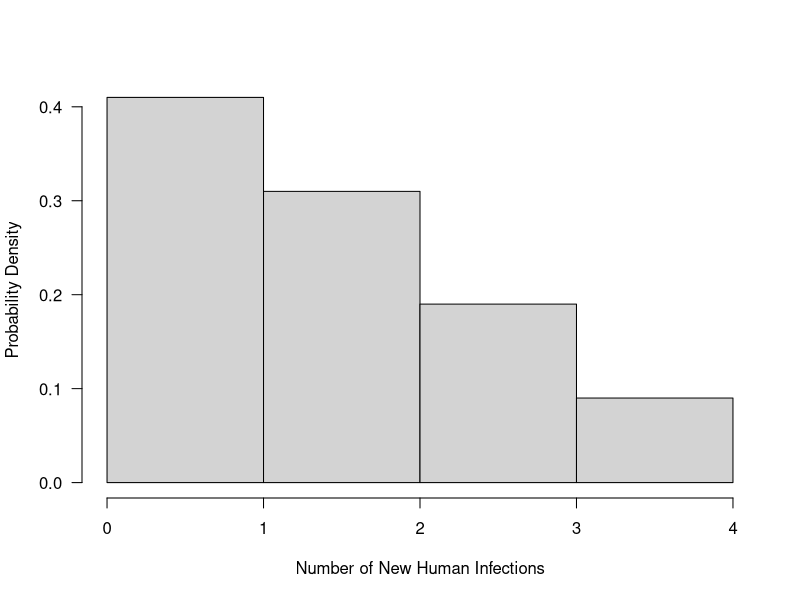

This figure's R source:
# This code makes a histogram of the number of new human infections that result
# from intrahousehold feeding of bed bugs on humans.

simlength <- 180  # number of days per simulation
reps <- 100  # number of times to repeat the simulation

# Makeup of the household:
num.hum <- 5  # number of humans within the house
num.bug <- 1000  # number of bed bugs within the house

# Initial number of infected humans and bed bug:
hum.I0 <- 1
bug.I0 <- 0

# Parameter values:
feed.interval <- 7  # Average number of days between feeding
bug.lifetime <- 200  # Average bug lifespan in days
bugtohum.I <- 0.00058  # The probability of an infectious bite infecting a human
humtobug.I <- 0.042  # The probability of an infected human infecting a bug from a 
  # bite in the first three years of infection
humtobug.I2 <- 0.0048 #After first three years of infection

# Designating distributions to draw bug feeding days and lifetimes:
sd.feed <- 2  # sd of days between feeding for vectors
sd.buglife <- 30  # sd of days for bug lifetime

SimulateReps <- function(humtobug.I, reps){
  # SimulateReps runs the intra-household simulation for a specified number of
  # "reps"
  #
  # Args:
  #   humtobug.I: probability of an infected human infecting a susceptible bug
  #   reps: the number of times to repeat the simulation
  #
  # Returns:
  #   A vector of the number of humans infected at the end of each simulation 
  humtobug.I <- humtobug.I  
  total.hum.I <- as.numeric()
  for (rep in 1:reps) {
    
    # Vectors of infection status:
    hum.I <- c(rep(1,hum.I0),rep(0,num.hum - hum.I0))
    bug.I <- c(rep(1,bug.I0),rep(0,num.bug - bug.I0))
    
    # Vector of bug feeding days:
    bug.feed.days <- ceiling(runif(num.bug,0,feed.interval))
    
    # Death day of all bugs:
    bug.death.days <- ceiling(runif(num.bug,0,bug.lifetime))
    
  for (day in 1:simlength) {
    
    for (bug in 1:num.bug) {
      
      # determine if bug is feeding that day
      if (bug.feed.days[bug] == day) {  # begin feeding loop
        
        # determine which human the bug will feed on
        hum = sample(1:num.hum,1)
        
        # determine if uninfected bug is feeding on infected human
        if ((hum.I[hum]==1) & (bug.I[bug]==0)) {
          
          if (runif(1) < humtobug.I) {
            bug.I[bug] <- 1  # Bug gets infected with probability humtobug.I
          }
        }
      
        # determine if infected bug is feeding on uninfected human
        if ((hum.I[hum] == 0) & (bug.I[bug] == 1)) {
          if (runif(1)<bugtohum.I) {
            hum.I[hum] <- 1  # Human gets infected with probability bugtohum.I
          }
        } 
      
        # reset feeding day 
        bug.feed.days[bug] <- ceiling(rnorm(1, mean = feed.interval + day, 
                                           sd = sd.feed)) 
      
      }  # end feeding loop
    
      if (bug.death.days[bug] == day){
        bug.I[bug] <- 0  # reset infection status
        bug.death.days[bug] <- ceiling(rnorm(1, mean = bug.lifetime + day, 
                                             sd = sd.buglife))
      }
    }  # end bug loop
  }  # end day loop
  
  total.hum.I[rep] = sum(hum.I)
  
  }  # end rep loop
  
  return (total.hum.I)
}  # end function loop


hum.I.store <- SimulateReps (humtobug.I,reps)

new.hum.infections <- hum.I.store - 1 
#saveRDS(NewInf,file="newhuminfections.rds")

# Plotting a histogram of the new human infections:
hist(new.hum.infections, breaks=0:4, freq=FALSE, las = 1,
     xlab = "Number of New Human Infections", ylab = "Probability Density", 
     right=F,main=NA)
#dev.print(device=pdf, "hist.pdf", width=5, height=5)

